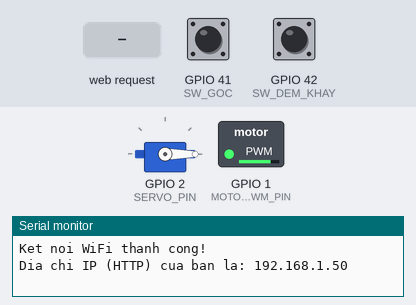
A sketch run on a simulated ESP32-S3. On the bench: servo, switched loads named in the sketch (green lamp = pin HIGH), the last lines printed to the serial monitor. The inputs (shaded band) are chosen by the test bench; at power-on: GPIO 41 (SW_GOC) HIGH, GPIO 42 (SW_DEM_KHAY) HIGH. WiFi joins after 1.5 s; servers stay silent unless stated; EEPROM starts erased.

Above: at 2.7 s.
2.8 s: GPIO 41 (SW_GOC) pulled LOW for 0.15 s
At 3.6 s:
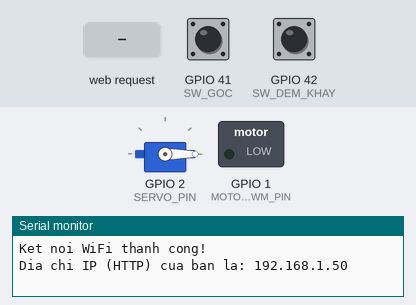
4.4 s: HTTP request GET /gui?id=1 received
At 5.0 s:
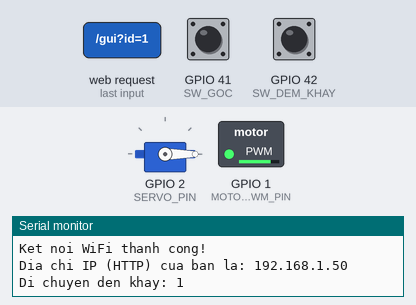
Timing chart, 0 to 20.9 s (numbered marks = the images above; inputs shaded):
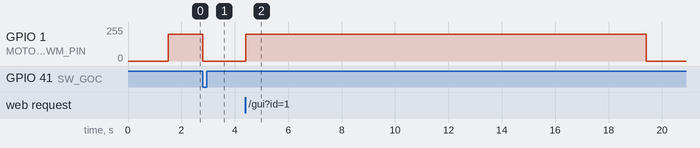

The sketch:

HeThongBangChuyen.ino
```cpp
#include "Motor.h"
#include "ServoCtrl.h"
#include "Sensors.h"
#include "TrayManager.h"
#include "SystemLogic.h"
#include "WebServerCtrl.h"

void setup() {
    Serial.begin(115200);

    // Khởi tạo phần cứng
    sensorsInit();
    motorInit();
    servoInit();

    // Khởi tạo logic và bộ nhớ
    trayInit();
    systemInit();

    // Khởi tạo Web Server cuối cùng
    webServerInit();
}

void loop() {
    webServerLoop();
    systemLoop();
}
```

Motor.cpp
```cpp
#include "Motor.h"
#include "Config.h"

void motorInit() {
    pinMode(MOTOR_PWM_PIN, OUTPUT);
    motorDung();
}

void motorChay() {
    analogWrite(MOTOR_PWM_PIN, MOTOR_SPEED);
}

void motorDung() {
    analogWrite(MOTOR_PWM_PIN, 0);
}
```

Motor.h
```cpp
#ifndef MOTOR_H
#define MOTOR_H

#include <Arduino.h>

void motorInit();
void motorChay();
void motorDung();

#endif
```

Sensors.cpp
```cpp
#include "Sensors.h"
#include "Config.h"

void sensorsInit() {
    pinMode(SW_GOC, INPUT_PULLUP);
    pinMode(SW_DEM_KHAY, INPUT_PULLUP);
    pinMode(SW_SERVO, INPUT_PULLUP);
    pinMode(SW_CUA, INPUT_PULLUP);
}

bool isGocPressed() {
    return digitalRead(SW_GOC) == LOW;
}

bool isServoPressed() {
    return digitalRead(SW_SERVO) == LOW;
}

bool isCuaPressed() {
    return digitalRead(SW_CUA) == LOW;
}

bool checkDemKhayPulse() {
    static bool lastState = HIGH;
    static unsigned long lastDebounceTime = 0;
    bool pulseDetected = false;

    int currentState = digitalRead(SW_DEM_KHAY);

    if (currentState != lastState) {
        lastDebounceTime = millis();
    }

    if ((millis() - lastDebounceTime) > 50) {
        if (currentState == LOW && lastState == HIGH) {
            pulseDetected = true;
        }
        lastState = currentState;
    }
    return pulseDetected;
}
```

Sensors.h
```cpp
#ifndef SENSORS_H
#define SENSORS_H

#include <Arduino.h>

void sensorsInit();
bool isGocPressed();
bool isServoPressed();
bool isCuaPressed();
bool checkDemKhayPulse();

#endif
```

ServoCtrl.cpp
```cpp
#include "ServoCtrl.h"
#include "Config.h"

extern Servo myServo;
Servo myServo;

void servoInit() {
    myServo.attach(SERVO_PIN);
    servoDong();
}

void servoDong() {
    myServo.write(SERVO_DONG);
}

void servoMo() {
    myServo.write(SERVO_MO);
}
```

ServoCtrl.h
```cpp
#ifndef SERVO_CTRL_H
#define SERVO_CTRL_H

#include <Arduino.h>
#include <ESP32Servo.h>

void servoInit();
void servoDong();
void servoMo();

#endif
```

SystemLogic.cpp
```cpp
#include "SystemLogic.h"
#include "Motor.h"
#include "ServoCtrl.h"
#include "Sensors.h"
#include "Config.h"

enum SystemState {
    STATE_HOMING,
    STATE_IDLE,
    STATE_MOVING,
    STATE_SERVO_MO,
    STATE_WAIT_DOOR_OPEN,
    STATE_WAIT_DOOR_CLOSE,
    STATE_ERROR
};

SystemState currentState = STATE_HOMING;
int currentTrayCount = 0;
int destinationTray = 0;
unsigned long startMoveTime = 0;

void systemInit() {
    currentState = STATE_HOMING;
    startMoveTime = millis();
}

bool isSystemIdle() { return (currentState == STATE_IDLE); }

void startMovingToTray(int targetTray) {
    if (currentState == STATE_IDLE) {
        destinationTray = targetTray;
        currentState = STATE_MOVING;
        startMoveTime = millis();
        Serial.println("Di chuyen den khay: " + String(destinationTray));
    }
}

void systemLoop() {
    switch (currentState) {
        case STATE_ERROR:
            motorDung();
            break;

        case STATE_HOMING:
            motorChay();
            if (millis() - startMoveTime > MOVE_TIMEOUT_MS) {
                currentState = STATE_ERROR;
                Serial.println("LOI: Timeout khi tim goc!");
                return;
            }
            if (isGocPressed()) {
                motorDung();
                currentTrayCount = 0;
                currentState = STATE_IDLE;
            }
            break;

        case STATE_MOVING:
            motorChay();
            if (millis() - startMoveTime > MOVE_TIMEOUT_MS) {
                currentState = STATE_ERROR;
                Serial.println("LOI: Ket co cau co khi!");
                return;
            }
            if (isGocPressed()) currentTrayCount = 0;

            if (checkDemKhayPulse()) {
                currentTrayCount++;
                if (currentTrayCount == destinationTray) {
                    motorDung();
                    currentState = STATE_SERVO_MO;
                }
            }
            break;

        case STATE_SERVO_MO:
            servoMo();
            if (!isServoPressed()) currentState = STATE_WAIT_DOOR_OPEN;
            break;

        case STATE_WAIT_DOOR_OPEN:
            if (!isCuaPressed()) currentState = STATE_WAIT_DOOR_CLOSE;
            break;

        case STATE_WAIT_DOOR_CLOSE:
            if (isCuaPressed()) {
                servoDong();
                delay(300);
                currentState = STATE_HOMING;
                startMoveTime = millis();
            }
            break;

        case STATE_IDLE:
            break;
    }
}
```

SystemLogic.h
```cpp
#ifndef SYSTEM_LOGIC_H
#define SYSTEM_LOGIC_H

#include <Arduino.h>

void systemInit();
void systemLoop();
bool isSystemIdle();
void startMovingToTray(int targetTray);

#endif
```

TrayManager.cpp
```cpp
#include "TrayManager.h"
#include "Config.h"
#include <Preferences.h>

Preferences prefs;
bool khayCoHang[NUM_TRAYS + 1];
String khayID[NUM_TRAYS + 1];

void trayInit() {
    prefs.begin("trayData", false);
    for (int i = 1; i <= NUM_TRAYS; i++) {
        String keyStatus = "status" + String(i);
        String keyID = "id" + String(i);
        khayCoHang[i] = prefs.getBool(keyStatus.c_str(), false);
        khayID[i] = prefs.getString(keyID.c_str(), "");
    }
}

int getEmptyTray() {
    for (int i = 1; i <= NUM_TRAYS; i++) {
        if (!khayCoHang[i]) return i;
    }
    return 0;
}

int getTrayById(String id) {
    for (int i = 1; i <= NUM_TRAYS; i++) {
        if (khayCoHang[i] && khayID[i] == id) return i;
    }
    return 0;
}

void assignTray(int trayIndex, String id) {
    if (trayIndex > 0 && trayIndex <= NUM_TRAYS) {
        khayCoHang[trayIndex] = true;
        khayID[trayIndex] = id;

        prefs.putBool(("status" + String(trayIndex)).c_str(), true);
        prefs.putString(("id" + String(trayIndex)).c_str(), id);
    }
}

void clearTray(int trayIndex) {
    if (trayIndex > 0 && trayIndex <= NUM_TRAYS) {
        khayCoHang[trayIndex] = false;
        khayID[trayIndex] = "";

        prefs.putBool(("status" + String(trayIndex)).c_str(), false);
        prefs.putString(("id" + String(trayIndex)).c_str(), "");
    }
}
```

TrayManager.h
```cpp
#ifndef TRAY_MANAGER_H
#define TRAY_MANAGER_H

#include <Arduino.h>

void trayInit();
int getEmptyTray();
int getTrayById(String id);
void assignTray(int trayIndex, String id);
void clearTray(int trayIndex);

#endif
```

WebServerCtrl.cpp
```cpp
#include "WebServerCtrl.h"
#include "Config.h"
#include "SystemLogic.h"
#include "TrayManager.h"
#include <WiFi.h>
#include <ESPAsyncWebServer.h>

AsyncWebServer server(80);

void webServerInit() {
    WiFi.begin(WIFI_SSID, WIFI_PASS);
    while (WiFi.status() != WL_CONNECTED) {
        delay(500);
    }
    Serial.println("\nKet noi WiFi thanh cong!");
    Serial.print("Dia chi IP (HTTP) cua ban la: ");
    Serial.println(WiFi.localIP()); // Dòng này cực kỳ quan trọng để lấy IP!

    server.on("/gui", HTTP_GET, [](AsyncWebServerRequest *request){
        if (!isSystemIdle()) {
            request->send(400, "text/plain", "He thong dang ban!");
            return;
        }
        if (!request->hasParam("id")) {
            request->send(400, "text/plain", "Thieu tham so id");
            return;
        }
        String id = request->getParam("id")->value();
        int target = getEmptyTray();

        if (target == 0) {
            request->send(400, "text/plain", "Da het khay trong!");
            return;
        }

        assignTray(target, id);
        startMovingToTray(target);
        request->send(200, "text/plain", "Nhan lenh GUI. Dang den khay " + String(target));
    });

    server.on("/nhan", HTTP_GET, [](AsyncWebServerRequest *request){
        if (!isSystemIdle()) {
            request->send(400, "text/plain", "He thong dang ban!");
            return;
        }
        if (!request->hasParam("id")) {
            request->send(400, "text/plain", "Thieu tham so id");
            return;
        }
        String id = request->getParam("id")->value();
        int target = getTrayById(id);

        if (target == 0) {
            request->send(404, "text/plain", "Khong tim thay ID!");
            return;
        }

        clearTray(target);
        startMovingToTray(target);
        request->send(200, "text/plain", "Nhan lenh LAY. Dang xuat khay " + String(target));
    });

    server.begin();
}

void webServerLoop() {
    // Để trống do ESPAsyncWebServer xử lý bất đồng bộ ngầm
}
```

WebServerCtrl.h
```cpp
#ifndef WEB_SERVER_CTRL_H
#define WEB_SERVER_CTRL_H

#include <Arduino.h>

void webServerInit();
void webServerLoop();

#endif
```

Config.h
```cpp
#ifndef CONFIG_H
#define CONFIG_H

#define WIFI_SSID "TEN_WIFI"
#define WIFI_PASS "MAT_KHAU"

// Cấu hình Chân (Theo sơ đồ ESP32-S3 chuẩn)
#define MOTOR_PWM_PIN  1
#define SERVO_PIN      2
#define SW_GOC         41
#define SW_DEM_KHAY    42
#define SW_SERVO       47
#define SW_CUA         21

// Thông số hệ thống
#define NUM_TRAYS      6
#define SERVO_DONG     0
#define SERVO_MO       90
#define MOTOR_SPEED    200
#define MOVE_TIMEOUT_MS 15000 // Tối đa 15s cho 1 vòng xoay

#endif
```

Measured:
- after the input at 2.8 s, GPIO 1 (MOTOR_PWM_PIN): 200/255 → 0/255 at once
- after the input at 4.4 s, GPIO 1 (MOTOR_PWM_PIN): 0/255 → 200/255 at once, → 0/255 15.0 s later
